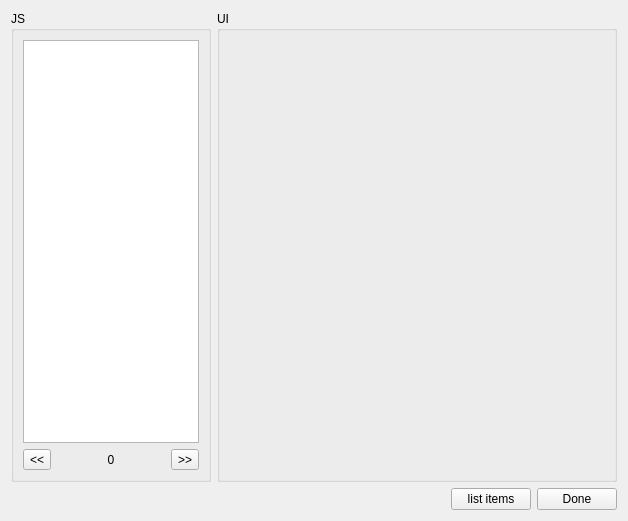
<?xml version="1.0" encoding="UTF-8"?>
<ui version="4.0">
 <class>MainForm</class>
 <widget class="QWidget" name="MainForm">
  <property name="geometry">
   <rect>
    <x>0</x>
    <y>0</y>
    <width>628</width>
    <height>521</height>
   </rect>
  </property>
  <property name="windowTitle">
   <string>Script Demo</string>
  </property>
  <layout class="QVBoxLayout" name="verticalLayout_3">
   <item>
    <layout class="QHBoxLayout" name="horizontalLayout_2">
     <item>
      <widget class="QGroupBox" name="groupBox">
       <property name="sizePolicy">
        <sizepolicy hsizetype="Preferred" vsizetype="Preferred">
         <horstretch>1</horstretch>
         <verstretch>0</verstretch>
        </sizepolicy>
       </property>
       <property name="title">
        <string>JS</string>
       </property>
       <property name="flat">
        <bool>false</bool>
       </property>
       <layout class="QVBoxLayout" name="verticalLayout">
        <item>
         <widget class="QListWidget" name="listWidget"/>
        </item>
        <item>
         <layout class="QHBoxLayout" name="horizontalLayout_3">
          <item>
           <widget class="QToolButton" name="prevButton">
            <property name="text">
             <string>&lt;&lt;</string>
            </property>
           </widget>
          </item>
          <item>
           <widget class="QLabel" name="infoLabel">
            <property name="text">
             <string>0</string>
            </property>
            <property name="alignment">
             <set>Qt::AlignCenter</set>
            </property>
           </widget>
          </item>
          <item>
           <widget class="QToolButton" name="nextButton">
            <property name="text">
             <string>&gt;&gt;</string>
            </property>
           </widget>
          </item>
         </layout>
        </item>
       </layout>
      </widget>
     </item>
     <item>
      <widget class="QGroupBox" name="groupBox_2">
       <property name="sizePolicy">
        <sizepolicy hsizetype="Preferred" vsizetype="Preferred">
         <horstretch>2</horstretch>
         <verstretch>0</verstretch>
        </sizepolicy>
       </property>
       <property name="title">
        <string>UI</string>
       </property>
       <property name="flat">
        <bool>true</bool>
       </property>
       <property name="checkable">
        <bool>false</bool>
       </property>
       <layout class="QVBoxLayout" name="verticalLayout_2">
        <item>
         <widget class="QStackedWidget" name="stackedWidget">
          <property name="sizePolicy">
           <sizepolicy hsizetype="Preferred" vsizetype="Preferred">
            <horstretch>2</horstretch>
            <verstretch>0</verstretch>
           </sizepolicy>
          </property>
          <property name="currentIndex">
           <number>-1</number>
          </property>
         </widget>
        </item>
       </layout>
      </widget>
     </item>
    </layout>
   </item>
   <item>
    <layout class="QHBoxLayout" name="horizontalLayout">
     <item>
      <spacer name="horizontalSpacer">
       <property name="orientation">
        <enum>Qt::Horizontal</enum>
       </property>
       <property name="sizeHint" stdset="0">
        <size>
         <width>40</width>
         <height>20</height>
        </size>
       </property>
      </spacer>
     </item>
     <item>
      <widget class="QPushButton" name="pushButton">
       <property name="text">
        <string>list items</string>
       </property>
      </widget>
     </item>
     <item>
      <widget class="QPushButton" name="doneButton">
       <property name="text">
        <string>Done</string>
       </property>
      </widget>
     </item>
    </layout>
   </item>
  </layout>
 </widget>
 <resources/>
 <connections/>
</ui>
